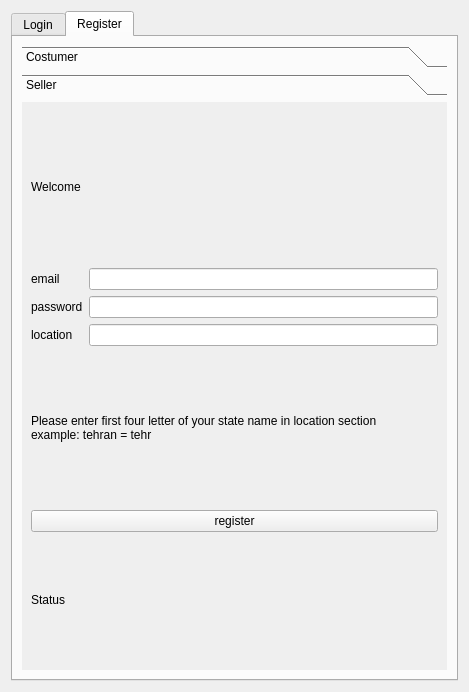
<?xml version="1.0" encoding="UTF-8"?>
<ui version="4.0">
 <class>Form</class>
 <widget class="QWidget" name="Form">
  <property name="geometry">
   <rect>
    <x>0</x>
    <y>0</y>
    <width>469</width>
    <height>692</height>
   </rect>
  </property>
  <property name="windowTitle">
   <string>Form</string>
  </property>
  <layout class="QGridLayout" name="gridLayout">
   <item row="0" column="0">
    <widget class="QTabWidget" name="tabWidget">
     <property name="currentIndex">
      <number>1</number>
     </property>
     <widget class="QWidget" name="tab">
      <attribute name="title">
       <string>Login</string>
      </attribute>
      <layout class="QGridLayout" name="gridLayout_2">
       <item row="0" column="0">
        <widget class="QToolBox" name="toolBox">
         <property name="currentIndex">
          <number>2</number>
         </property>
         <widget class="QWidget" name="page">
          <property name="geometry">
           <rect>
            <x>0</x>
            <y>0</y>
            <width>395</width>
            <height>526</height>
           </rect>
          </property>
          <attribute name="label">
           <string>Costumer</string>
          </attribute>
          <layout class="QGridLayout" name="gridLayout_6">
           <item row="0" column="0">
            <layout class="QGridLayout" name="gridLayout_4">
             <item row="2" column="0">
              <layout class="QHBoxLayout" name="horizontalLayout">
               <item>
                <widget class="QPushButton" name="costumer_login_push_button">
                 <property name="text">
                  <string>login</string>
                 </property>
                </widget>
               </item>
              </layout>
             </item>
             <item row="1" column="0">
              <layout class="QGridLayout" name="gridLayout_5">
               <item row="1" column="1">
                <widget class="QLineEdit" name="costumer_login_password_line"/>
               </item>
               <item row="0" column="1">
                <widget class="QLineEdit" name="costumer_login_email_line"/>
               </item>
               <item row="0" column="0">
                <widget class="QLabel" name="login_email_label">
                 <property name="text">
                  <string>email</string>
                 </property>
                </widget>
               </item>
               <item row="1" column="0">
                <widget class="QLabel" name="login_pass_label">
                 <property name="text">
                  <string>password</string>
                 </property>
                </widget>
               </item>
              </layout>
             </item>
             <item row="3" column="0">
              <layout class="QVBoxLayout" name="verticalLayout">
               <item>
                <widget class="QLabel" name="costumer_login_status">
                 <property name="text">
                  <string>Status</string>
                 </property>
                </widget>
               </item>
              </layout>
             </item>
             <item row="0" column="0">
              <widget class="QLabel" name="label">
               <property name="text">
                <string>Welcome</string>
               </property>
              </widget>
             </item>
            </layout>
           </item>
          </layout>
         </widget>
         <widget class="QWidget" name="page_3">
          <attribute name="label">
           <string>Seller</string>
          </attribute>
          <layout class="QGridLayout" name="gridLayout_8">
           <item row="0" column="0">
            <layout class="QGridLayout" name="gridLayout_7">
             <item row="1" column="1">
              <widget class="QLineEdit" name="seller_password_login_line"/>
             </item>
             <item row="0" column="1">
              <widget class="QLineEdit" name="seller_email_login_line"/>
             </item>
             <item row="0" column="0">
              <widget class="QLabel" name="login_email_label_2">
               <property name="text">
                <string>email</string>
               </property>
              </widget>
             </item>
             <item row="1" column="0">
              <widget class="QLabel" name="login_pass_label_2">
               <property name="text">
                <string>password</string>
               </property>
              </widget>
             </item>
            </layout>
           </item>
           <item row="1" column="0">
            <layout class="QHBoxLayout" name="horizontalLayout_2">
             <item>
              <widget class="QPushButton" name="seler_login_push_button">
               <property name="text">
                <string>login</string>
               </property>
              </widget>
             </item>
            </layout>
           </item>
           <item row="2" column="0">
            <widget class="QLabel" name="seller_login_status">
             <property name="text">
              <string>Status</string>
             </property>
            </widget>
           </item>
          </layout>
         </widget>
         <widget class="QWidget" name="page_2">
          <property name="geometry">
           <rect>
            <x>0</x>
            <y>0</y>
            <width>395</width>
            <height>526</height>
           </rect>
          </property>
          <attribute name="label">
           <string>Operator</string>
          </attribute>
          <layout class="QGridLayout" name="gridLayout_10">
           <item row="0" column="0">
            <layout class="QGridLayout" name="gridLayout_9">
             <item row="1" column="1">
              <widget class="QLineEdit" name="operator_login_password_line"/>
             </item>
             <item row="0" column="1">
              <widget class="QLineEdit" name="operator_login_email_line"/>
             </item>
             <item row="0" column="0">
              <widget class="QLabel" name="login_email_label_3">
               <property name="text">
                <string>email</string>
               </property>
              </widget>
             </item>
             <item row="1" column="0">
              <widget class="QLabel" name="login_pass_label_3">
               <property name="text">
                <string>password</string>
               </property>
              </widget>
             </item>
            </layout>
           </item>
           <item row="1" column="0">
            <layout class="QHBoxLayout" name="horizontalLayout_3">
             <item>
              <widget class="QPushButton" name="operator_login_push_button">
               <property name="text">
                <string>login</string>
               </property>
              </widget>
             </item>
            </layout>
           </item>
           <item row="2" column="0">
            <widget class="QLabel" name="operator_login_status">
             <property name="text">
              <string>Status</string>
             </property>
            </widget>
           </item>
          </layout>
         </widget>
        </widget>
       </item>
      </layout>
     </widget>
     <widget class="QWidget" name="tab_2">
      <attribute name="title">
       <string>Register</string>
      </attribute>
      <layout class="QGridLayout" name="gridLayout_3">
       <item row="0" column="0">
        <widget class="QToolBox" name="toolBox_2">
         <property name="currentIndex">
          <number>1</number>
         </property>
         <widget class="QWidget" name="page_4">
          <property name="geometry">
           <rect>
            <x>0</x>
            <y>0</y>
            <width>400</width>
            <height>536</height>
           </rect>
          </property>
          <attribute name="label">
           <string>Costumer</string>
          </attribute>
          <layout class="QGridLayout" name="gridLayout_13">
           <item row="0" column="0">
            <layout class="QGridLayout" name="gridLayout_11">
             <item row="3" column="0">
              <layout class="QVBoxLayout" name="verticalLayout_2">
               <item>
                <widget class="QPushButton" name="costumer_register_button">
                 <property name="text">
                  <string>register</string>
                 </property>
                </widget>
               </item>
               <item>
                <widget class="QLabel" name="costumer_register_status">
                 <property name="text">
                  <string>Status</string>
                 </property>
                </widget>
               </item>
              </layout>
             </item>
             <item row="0" column="0">
              <widget class="QLabel" name="label_2">
               <property name="text">
                <string>Welcome</string>
               </property>
              </widget>
             </item>
             <item row="1" column="0">
              <layout class="QGridLayout" name="gridLayout_12">
               <item row="0" column="2">
                <widget class="QLineEdit" name="costumer_register_email_line"/>
               </item>
               <item row="1" column="2">
                <widget class="QLineEdit" name="costumer_register_password_line"/>
               </item>
               <item row="0" column="0">
                <widget class="QLabel" name="register_email_label">
                 <property name="text">
                  <string>email</string>
                 </property>
                </widget>
               </item>
               <item row="1" column="0">
                <widget class="QLabel" name="register_pass_label">
                 <property name="text">
                  <string>password</string>
                 </property>
                </widget>
               </item>
               <item row="2" column="2">
                <widget class="QLineEdit" name="costumer_register_location_line"/>
               </item>
               <item row="2" column="0">
                <widget class="QLabel" name="register_location_label">
                 <property name="text">
                  <string>location</string>
                 </property>
                </widget>
               </item>
              </layout>
             </item>
             <item row="2" column="0">
              <widget class="QLabel" name="location_input_help">
               <property name="text">
                <string>Please enter first four letter of your state name in location section
example: tehran = tehr</string>
               </property>
              </widget>
             </item>
            </layout>
           </item>
          </layout>
         </widget>
         <widget class="QWidget" name="page_5">
          <property name="geometry">
           <rect>
            <x>0</x>
            <y>0</y>
            <width>419</width>
            <height>557</height>
           </rect>
          </property>
          <attribute name="label">
           <string>Seller</string>
          </attribute>
          <layout class="QGridLayout" name="gridLayout_16">
           <item row="0" column="0">
            <layout class="QGridLayout" name="gridLayout_14">
             <item row="3" column="0">
              <layout class="QVBoxLayout" name="verticalLayout_3">
               <item>
                <widget class="QPushButton" name="seller_register_button">
                 <property name="text">
                  <string>register</string>
                 </property>
                </widget>
               </item>
               <item>
                <widget class="QLabel" name="seller_rgister_status_label">
                 <property name="text">
                  <string>Status</string>
                 </property>
                </widget>
               </item>
              </layout>
             </item>
             <item row="0" column="0">
              <widget class="QLabel" name="welcome_label">
               <property name="text">
                <string>Welcome</string>
               </property>
              </widget>
             </item>
             <item row="1" column="0">
              <layout class="QGridLayout" name="gridLayout_15">
               <item row="0" column="2">
                <widget class="QLineEdit" name="seller_register_email_line"/>
               </item>
               <item row="1" column="2">
                <widget class="QLineEdit" name="seller_register_password_line"/>
               </item>
               <item row="0" column="0">
                <widget class="QLabel" name="seller_register_email_label">
                 <property name="text">
                  <string>email</string>
                 </property>
                </widget>
               </item>
               <item row="1" column="0">
                <widget class="QLabel" name="seller_register_pass_label">
                 <property name="text">
                  <string>password</string>
                 </property>
                </widget>
               </item>
               <item row="2" column="2">
                <widget class="QLineEdit" name="seller_register_location_line"/>
               </item>
               <item row="2" column="0">
                <widget class="QLabel" name="seller_register_location_label">
                 <property name="text">
                  <string>location</string>
                 </property>
                </widget>
               </item>
              </layout>
             </item>
             <item row="2" column="0">
              <widget class="QLabel" name="seller_location_input_help">
               <property name="text">
                <string>Please enter first four letter of your state name in location section
example: tehran = tehr</string>
               </property>
              </widget>
             </item>
            </layout>
           </item>
          </layout>
         </widget>
        </widget>
       </item>
      </layout>
     </widget>
    </widget>
   </item>
  </layout>
 </widget>
 <resources/>
 <connections/>
</ui>
